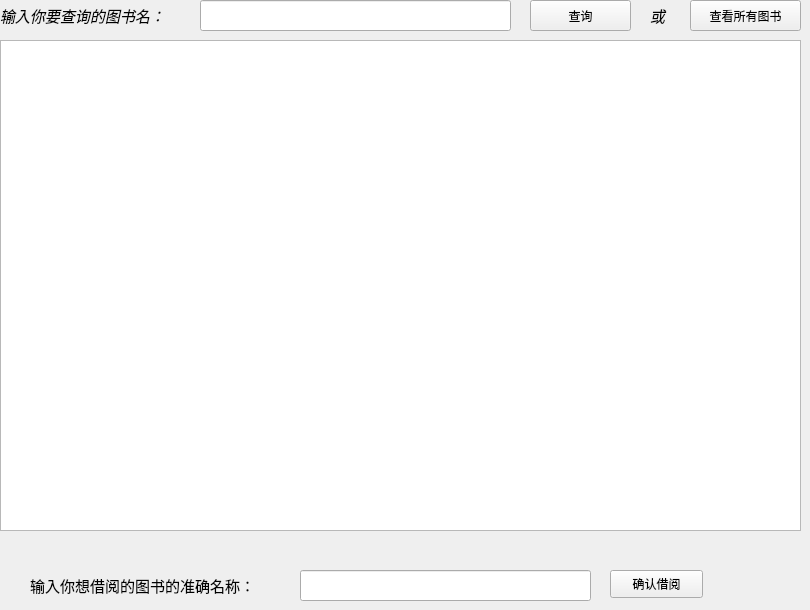
    <widget class="QWidget" name="page_3">
     <widget class="QLineEdit" name="lineEdit">
      <property name="geometry">
       <rect>
        <x>200</x>
        <y>0</y>
        <width>311</width>
        <height>31</height>
       </rect>
      </property>
     </widget>
     <widget class="QLabel" name="label">
      <property name="geometry">
       <rect>
        <x>0</x>
        <y>0</y>
        <width>201</width>
        <height>31</height>
       </rect>
      </property>
      <property name="text">
       <string>&lt;html&gt;&lt;head/&gt;&lt;body&gt;&lt;p&gt;&lt;span style=&quot; font-size:11pt; font-style:italic;&quot;&gt;输入你要查询的图书名：&lt;/span&gt;&lt;/p&gt;&lt;/body&gt;&lt;/html&gt;</string>
      </property>
     </widget>
     <widget class="QPushButton" name="pushButton_4">
      <property name="geometry">
       <rect>
        <x>690</x>
        <y>0</y>
        <width>111</width>
        <height>31</height>
       </rect>
      </property>
      <property name="text">
       <string>查看所有图书</string>
      </property>
     </widget>
     <widget class="QLabel" name="label_11">
      <property name="geometry">
       <rect>
        <x>650</x>
        <y>0</y>
        <width>31</width>
        <height>31</height>
       </rect>
      </property>
      <property name="text">
       <string>&lt;html&gt;&lt;head/&gt;&lt;body&gt;&lt;p&gt;&lt;span style=&quot; font-size:11pt; font-style:italic;&quot;&gt;或&lt;/span&gt;&lt;/p&gt;&lt;/body&gt;&lt;/html&gt;</string>
      </property>
     </widget>
     <widget class="QPushButton" name="pushButton_7">
      <property name="geometry">
       <rect>
        <x>530</x>
        <y>0</y>
        <width>101</width>
        <height>31</height>
       </rect>
      </property>
      <property name="text">
       <string>查询</string>
      </property>
     </widget>
     <widget class="QTableWidget" name="tableWidget_3">
      <property name="geometry">
       <rect>
        <x>0</x>
        <y>40</y>
        <width>801</width>
        <height>491</height>
       </rect>
      </property>
     </widget>
     <widget class="QLabel" name="label_14">
      <property name="geometry">
       <rect>
        <x>30</x>
        <y>570</y>
        <width>261</width>
        <height>31</height>
       </rect>
      </property>
      <property name="text">
       <string>&lt;html&gt;&lt;head/&gt;&lt;body&gt;&lt;p&gt;&lt;span style=&quot; font-size:11pt;&quot;&gt;输入你想借阅的图书的准确名称：&lt;/span&gt;&lt;/p&gt;&lt;/body&gt;&lt;/html&gt;</string>
      </property>
     </widget>
     <widget class="QLineEdit" name="lineEdit_3">
      <property name="geometry">
       <rect>
        <x>300</x>
        <y>570</y>
        <width>291</width>
        <height>31</height>
       </rect>
      </property>
     </widget>
     <widget class="QPushButton" name="pushButton_8">
      <property name="geometry">
       <rect>
        <x>610</x>
        <y>570</y>
        <width>93</width>
        <height>28</height>
       </rect>
      </property>
      <property name="text">
       <string>确认借阅</string>
      </property>
     </widget>
    </widget>
